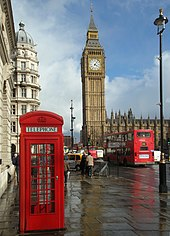
#> input picture images/londres.jpg, 170 x 236 px
$ python aula11.py
#> lines starting #> are read from the running program, lines starting #| are printed output that depends on the picture; after the words box and inside, x2 and y2 are one past the last pixel; in counts of white or black regions, pixels touching at a corner belong together

#! mascara
#! Primeiro é importante definir que uma máscara nada mais é que uma imagem onde cada pixel pode estar “ligado” ou “desligado”, ou seja, a máscara possui pixels pretos e brancos apenas

import cv2 as cv
import numpy as np
img = cv.imread("../../images/londres.jpg")
#> img is the input picture: shape (236, 170, 3); mean B, G, R 115.7, 115.2, 125.1
cv.imshow("img",img)
# esse script é usado para criar uma imagem de acordo com a variavel img
# futuramente falaremos sobre matrizes
mascara = np.zeros(img.shape[:2], dtype = "uint8")
position_width = 90
position_height = 120
cv.circle(mascara,(position_width,position_height),80,255,-1)
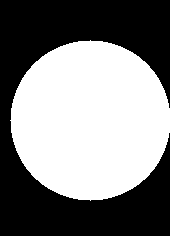
#> mascara: shape (236, 170); 50% white; 1 black region, box (x1, y1, x2, y2) and area: (0, 0, 170, 236) 20040
img_com_mascara = cv.bitwise_and(img,img,mask=mascara)
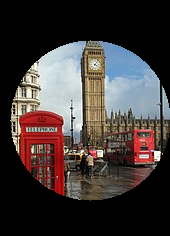
#> img_com_mascara: shape (236, 170, 3); mean B, G, R 57, 58.6, 66.7
cv.imshow("mascara",img_com_mascara)
cv.waitKey(0)

$ run again, with images/2rostos.jpg copied over images/londres.jpg
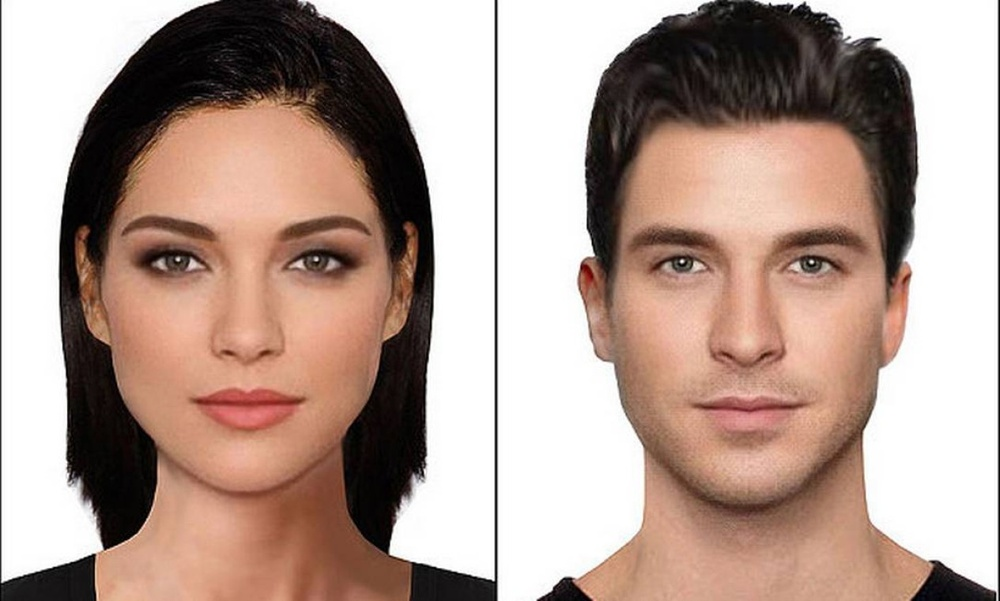
#> input picture images/2rostos.jpg, 1000 x 601 px, shrunk from 1265 x 760 before the run
#> img is the input picture: shape (601, 1000, 3); mean B, G, R 146.9, 157.1, 180
#> `cv.circle(mascara,(position_width,position_height),80,255,-1)`:
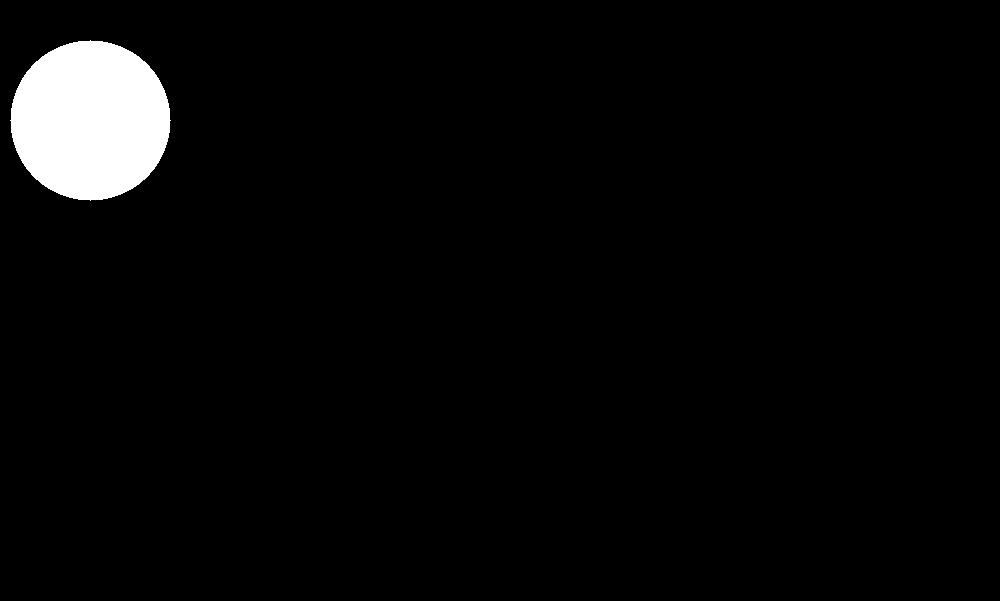
#> mascara: shape (601, 1000); 3.3% white; 1 white region, box (x1, y1, x2, y2) and area: (10, 40, 171, 201) 20081

$ run again, with images/grupodepessoas02.jpg copied over images/londres.jpg
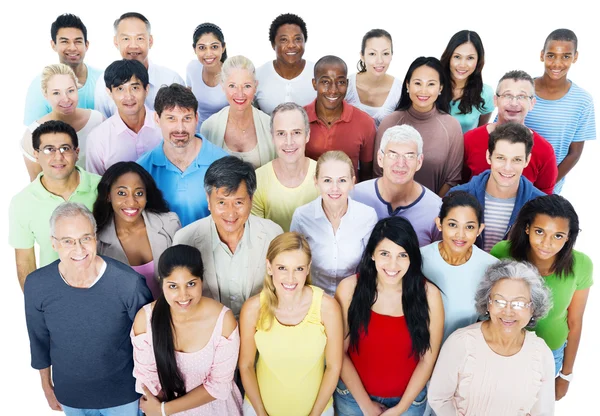
#> input picture images/grupodepessoas02.jpg, 600 x 416 px
#> img is the input picture: shape (416, 600, 3); mean B, G, R 163.7, 168.1, 181
#> `cv.circle(mascara,(position_width,position_height),80,255,-1)`:
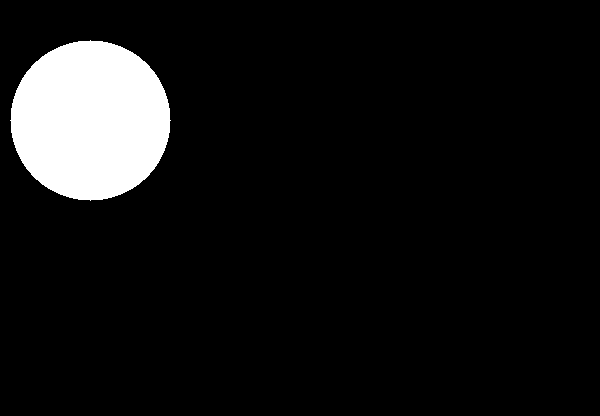
#> mascara: shape (416, 600); 8% white; 1 white region, box (x1, y1, x2, y2) and area: (10, 40, 171, 201) 20081
#> `img_com_mascara = cv.bitwise_and(img,img,mask=mascara)`:
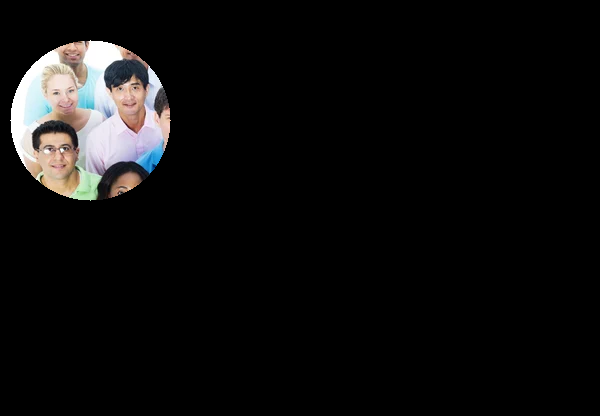
#> img_com_mascara: shape (416, 600, 3); mean B, G, R 13.9, 14.1, 14.7

$ run again, with images/mae.jpg copied over images/londres.jpg
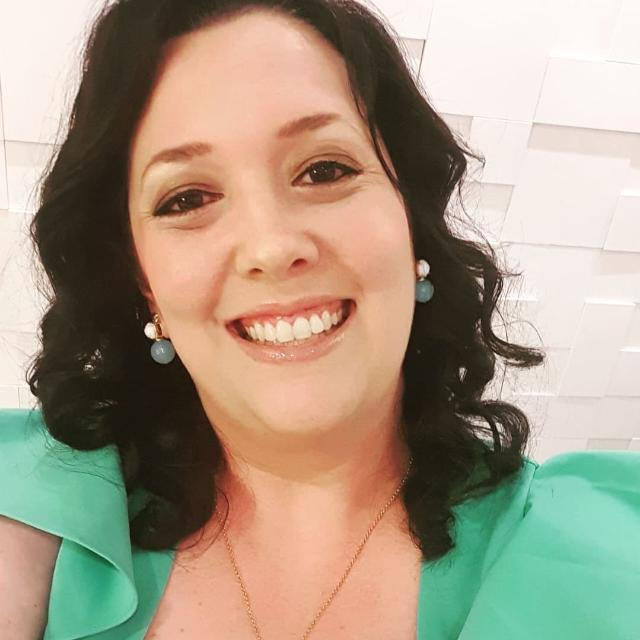
#> input picture images/mae.jpg, 640 x 640 px
#> img is the input picture: shape (640, 640, 3); mean B, G, R 132.8, 153, 166.1
#> `cv.circle(mascara,(position_width,position_height),80,255,-1)`:
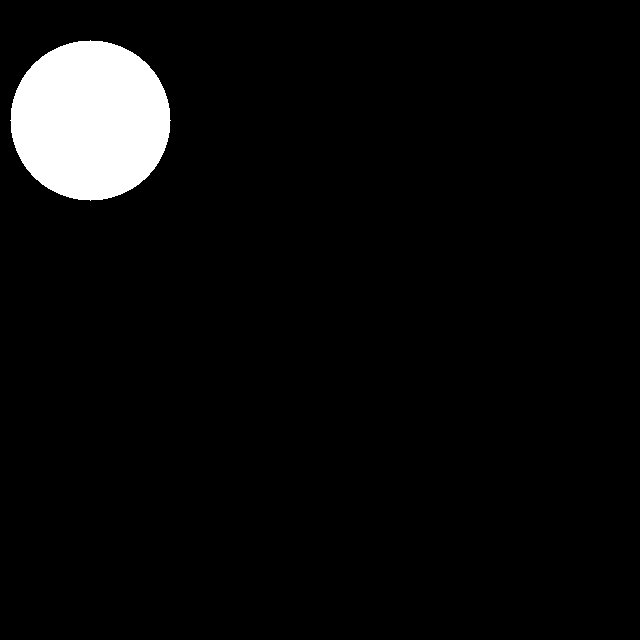
#> mascara: shape (640, 640); 4.9% white; 1 white region, box (x1, y1, x2, y2) and area: (10, 40, 171, 201) 20081
#> `img_com_mascara = cv.bitwise_and(img,img,mask=mascara)`:
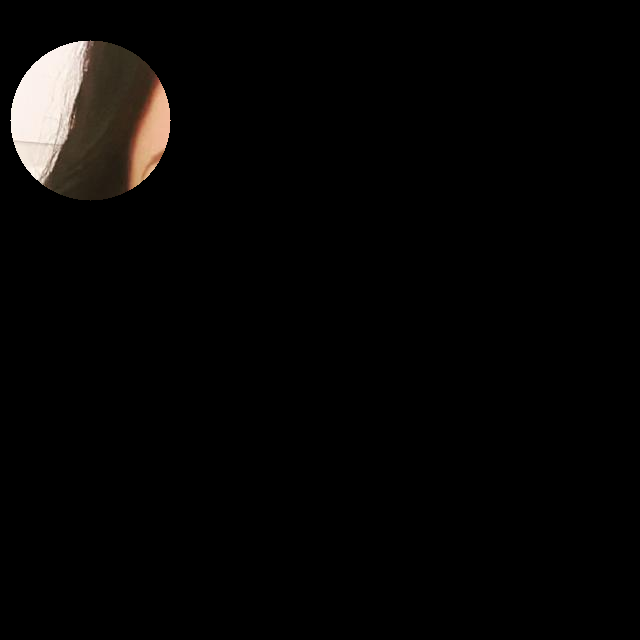
#> img_com_mascara: shape (640, 640, 3); mean B, G, R 5.2, 5.9, 6.8
